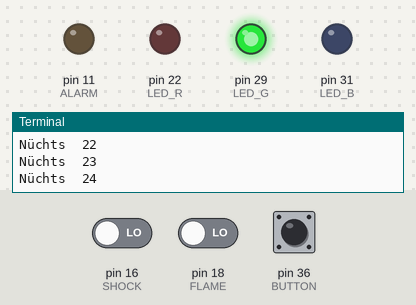
Bench run of a program on a simulated Raspberry Pi (header pin numbers). On the bench: output pins drawn as LEDs (lit = HIGH), the last lines printed to the terminal. Inputs (shaded band) come from the test bench; at power-on: pin 16 (SHOCK) LOW, pin 36 (BUTTON) HIGH, pin 18 (FLAME) LOW. The clock reads 2024-03-15 10:24:30 at power-on unless the program sets it; pins used as bus, display or sensor lines are not drawn.

Above: at 5.0 s.
5.1 s: pin 16 (SHOCK) driven HIGH
8.1 s: pin 36 (BUTTON) pulled LOW for 0.15 s
At 9.5 s:
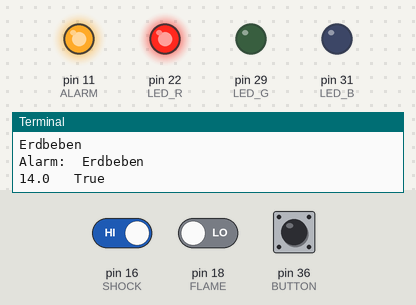
9.9 s: pin 16 (SHOCK) driven LOW
At 12.72 s:
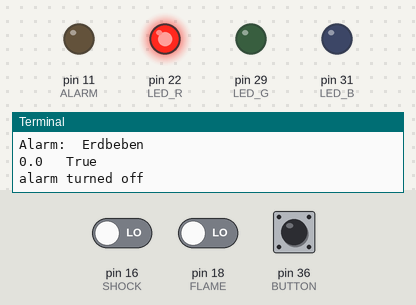
12.9 s: pin 36 (BUTTON) pulled LOW for 1 s
At 13.4 s:
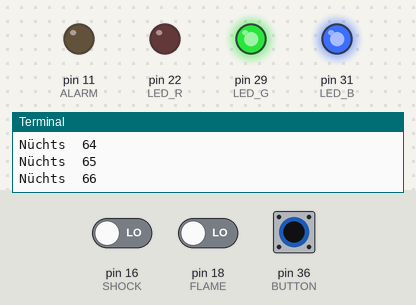
15.5 s: pin 18 (FLAME) driven HIGH
18.5 s: pin 18 (FLAME) driven LOW
At 19.6 s:
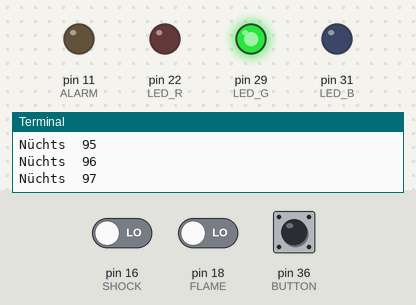
Timing chart, 0 to 21.0 s (numbered marks = the images above; inputs shaded):
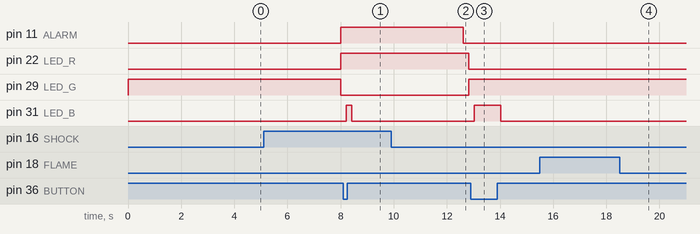

Measured:
- after the input at 5.1 s, pin 11 (ALARM), pin 22 (LED_R): LOW → HIGH after 2.9 s; pin 29 (LED_G): HIGH → LOW after 2.9 s
- after the input at 8.1 s, pin 31 (LED_B): LOW → HIGH after 0.11 s, → LOW 0.20 s later
- after the input at 9.9 s, pin 11 (ALARM): HIGH → LOW after 2.7 s; pin 22 (LED_R): HIGH → LOW after 2.9 s; pin 29 (LED_G): LOW → HIGH after 2.9 s
- after the input at 12.9 s, pin 31 (LED_B): LOW → HIGH after 0.13 s, → LOW 1.0 s later
- after the input at 18.5 s, pin 11 (ALARM), pin 22 (LED_R): stays LOW (without the input it goes to HIGH after 1.9 s); pin 29 (LED_G): stays HIGH (without the input it goes to LOW after 1.9 s)

The program:

main.py
```python
#Einrichtung der Bibliotheken
import RPi.GPIO as GPIO
import time
import atexit
import aktoren as AKTOREN
import sensoren as SENSOREN
import segmenter
import signal
#Er macht IMMER ein cleanup, wenn Programm beendet wird
def exit_verhalten():
    print("Starte cleanup....")
    try:
        GPIO.cleanup()
    except:
        print("Da lief irgendwas schief du...")
    print("Cleanup war erfolgreich")

def theLogic():
    i = 0 #counter -> Durchläufe (siehe Zeitintervall)
    zeit = 0 #counter -> Zeit des Alarms
    button_press = 0 #Counter -> button press counter
    #Board Einstellungen: (In- & Output definieren)
    GPIO.setmode(GPIO.BOARD)
    GPIO.setwarnings(False)
    GPIO.setup(AKTOREN.LED_R, GPIO.OUT)
    GPIO.setup(AKTOREN.LED_G, GPIO.OUT)
    GPIO.setup(AKTOREN.LED_B, GPIO.OUT)
    GPIO.setup(AKTOREN.ALARM, GPIO.OUT)
    GPIO.setup(SENSOREN.SHOCK, GPIO.IN)
    GPIO.setup(SENSOREN.FLAME, GPIO.IN)
    GPIO.setup(SENSOREN.BUTTON, GPIO.IN)


    on = True #soll der code ausgeführt werden?/ ist das Gerät an?
    touchinterval = 0.2 #(sekunden) entspricht 1 Tick -> abfragezeiten (Berechnung: Sekunden/Tick)
    alarmart = '' # Alarmart
    timetilalert = 3/touchinterval #sekunden -> Zeit bis der Alarm los geht
    onouttime = 3/touchinterval  #sekunden -> zeit die man auf den button drücken muss zum an und ausmachen des gerätes
    alarmstop = 1/touchinterval  #sekunden -> zeit die man auf den button drücken muss um den Alarm manuell aus zu schalten
    autoaus = 3/touchinterval  #sekunden -> alarm geht automatisch aus wenn nichts (mehr) erkannt wird
    totalAus = 9 #sekunden -> geht aus Schleife raus, dann Programm aus, alles tot und vorbei
    auttoauscount = autoaus #zum rückzählen der Nicht-Erkennung des Alarms
    autoalarm = False #ob der auto alarm überhaupt (schon) angehen soll
    countdownShutdown = 5
    start_time = int(time.time())
    while button_press != totalAus: # code soll dauerhaft laufen
        if(GPIO.input(SENSOREN.BUTTON) == 0): # 0 = wenn der button gedrückt ist
            button_press = int(time.time()-start_time)
            if(totalAus-button_press <= countdownShutdown):
                    segmenter.defineChars(str(totalAus-button_press))
            GPIO.output(AKTOREN.LED_B, GPIO.HIGH)
            GPIO.output(AKTOREN.LED_R, GPIO.LOW)
            GPIO.output(AKTOREN.LED_G, GPIO.LOW)
        else:
            button_press = 0
            start_time = time.time()
            GPIO.output(AKTOREN.LED_B, GPIO.LOW)
#        if(button_press >= 25):
#            k=6 #oben anzeigen
#            if buttonprss % 5 == 0:
#                k = k-1
#            segmentanzeige(k)

        if(button_press == onouttime): # Gerät an oder aus schalten
            if on:
                on = False
            else:
                on = True
        if(on == False): # Zustand aus (nichts ist an)
            GPIO.output(AKTOREN.LED_R, GPIO.LOW)
            GPIO.output(AKTOREN.LED_G, GPIO.LOW)
            GPIO.output(AKTOREN.LED_B, GPIO.LOW)
            GPIO.output(AKTOREN.ALARM, GPIO.LOW)
        else:
            if(GPIO.input(SENSOREN.SHOCK)== 1 and GPIO.input(SENSOREN.FLAME) == 1):
                print('Das Erdbeben brennt!')
                segmenter.defineChars("V")
                alarmart = 'Feuer & Erdbeben -> möglicher Vulkanausbruch'
                zeit = zeit + 1
                auttoauscount = autoaus
            elif(GPIO.input(SENSOREN.SHOCK) == 1):
                print('Erdbeben')
                segmenter.defineChars("E")
                alarmart = 'Erdbeben'
                zeit = zeit + 1
                auttoauscount = autoaus
            elif(GPIO.input(SENSOREN.FLAME) == 1):
                print('FEUER FEUER FEUER, STEIN STEIN STEIN')
                segmenter.defineChars("F")
                alarmart = 'Feuer'
                zeit = zeit + 1
                auttoauscount = autoaus

# Folgendes Template kann zur Erweiterung des Geräts mit mehr Sensoren (wie z.B. dem Wasser-Sensor) genutzt werden:

                #elif(GPIO.input('Ihr Sensor') == 1):
                        ##print('ihre Test-warnmeldung',
                        #alarmart = 'ihr Alarm'
                        #zeit = zeit + 1
                        #auttoauscount = autoaus

            if(zeit >= timetilalert): # Alarm geht an
                print('Alarm: ', alarmart)
                GPIO.output(AKTOREN.ALARM, GPIO.HIGH)
                GPIO.output(AKTOREN.LED_G, GPIO.LOW)
                GPIO.output(AKTOREN.LED_R, GPIO.HIGH)
                autoalarm = True
            else:
                print('Nüchts ', i)
                segmenter.cleanAbschnitte()
                GPIO.output(AKTOREN.LED_R, GPIO.LOW)
                GPIO.output(AKTOREN.LED_G, GPIO.HIGH)
                GPIO.output(AKTOREN.ALARM, GPIO.LOW)
            if(autoalarm): #falls der alarm an ist aber nicht mehr passiert geht der Alarm wieder aus
                auttoauscount = auttoauscount - 1
                print(auttoauscount, " ", autoalarm)
            if((zeit >= timetilalert and button_press >= alarmstop)  or (zeit >= timetilalert and  auttoauscount <= 0)): # alarm mamuell oder automatisch aus
                print('alarm turned off')
                auttoauscount = autoaus
                autoalarm = False
                GPIO.output(AKTOREN.ALARM, GPIO.LOW)
                zeit = -10 # falls es z.B. noch brennt aber man den alarm trotzdem ausmachen will (zeit bis wieder getestet werden soll)

        time.sleep(touchinterval) #(touchinterval)
        i=i+1

if __name__ == "__main__":
    atexit.register(exit_verhalten)
    signal.signal(signal.SIGTERM, exit_verhalten)
    signal.signal(signal.SIGINT, exit_verhalten)
    theLogic()
```

aktoren.py
```python
LED_R = 22 #red -> Alarm
LED_G = 29 #green -> alles OK
LED_B = 31 #blue -> für Erweiterungen vorgesehen bzw. aktuell für Buttondrücken erkennung
ALARM = 11
```

sensoren.py
```python
SHOCK = 16
FLAME = 18
BUTTON = 36
```

segmenter.py
```python
import RPi.GPIO as GPIO
GPIO.setmode(GPIO.BOARD)
#             0   1   2   3   4   5   6
#             A   B   C   D   E   F   G
abschnitte = [15, 32, 33, 35, 37, 38, 40]
buchstaben = {
        "0": [0, 1, 2, 3, 4, 5],
        "1": [2, 1],
        "2": [0, 1, 6, 4, 3],
        "3": [0, 1, 2, 3, 6],
        "4": [5, 6, 1, 2],
        "5": [0, 5, 6, 2, 3],
        "6": [0, 5, 6, 4, 3, 2],
        "7": [0, 1, 2],
        "8": [0, 1, 2, 3, 4, 5, 6],
        "9": [0, 1, 2, 3, 5, 6],
        "10": [3, 6, 1, 5, 0],
        "A": [0, 1, 2, 4, 5, 6],
        "B": [0, 1, 2, 3, 4, 5, 6],
        "C": [0, 5, 4, 3],
        "D": [0, 1, 2, 3, 4, 5],
        "E": [0, 3, 4, 5, 6],
        "F": [0, 6, 5, 4],
        "U": [5, 4, 3, 2, 1],
        "V": [5, 4, 3, 2, 1]
        }

for abschnitt in abschnitte:
    GPIO.setup(abschnitt, GPIO.OUT)

def testAll():
    for abschnitt in abschnitte:
        GPIO.output(abschnitt, GPIO.HIGH)

def cleanAbschnitte():
    for abschnitt in abschnitte:
        GPIO.output(abschnitt, GPIO.LOW)


def defineChars(tollerChar):
    cleanAbschnitte()
    aktAbschnitte = buchstaben[str(tollerChar)]
    for abschnitt in aktAbschnitte:
        GPIO.output(abschnitte[abschnitt], GPIO.HIGH)
```
